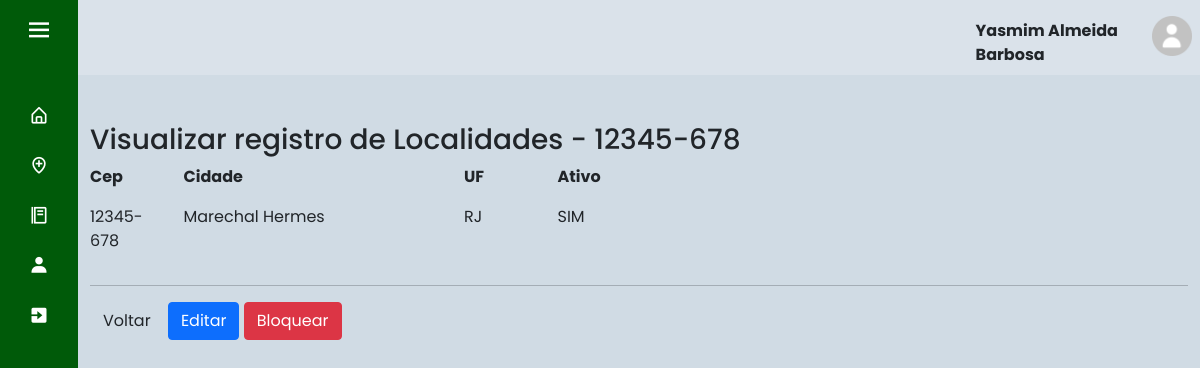
The app's page /index.php?page=view_local&cep=12345-678 (signed in) with its own data.
### tables this page shows
CREATE TABLE IF NOT EXISTS `usuario` (
  `id_cli` int(11) NOT NULL AUTO_INCREMENT,
  `nome` varchar(45) NOT NULL,
  `email` varchar(45) NOT NULL,
  `senha` varchar(100) NOT NULL,
  `nivel` int(1) DEFAULT NULL,
  `ativo` tinyint(1) DEFAULT NULL,
  PRIMARY KEY (`id_cli`),
  KEY `nivel` (`nivel`)
);

CREATE TABLE IF NOT EXISTS `localidade` (
  `cep` varchar(10) NOT NULL,
  `cidade` varchar(50) NOT NULL,
  `uf` char(2) NOT NULL,
  `ativo` tinyint(1) DEFAULT NULL,
  PRIMARY KEY (`cep`)
);

### sis/localidade/view_local.php (the view, shortened to what this page needs)
<?php
	$cep = $_GET['cep'];
	$sql = mysqli_query($con, "select * from localidade where cep = '".$cep."';");
	$row = mysqli_fetch_array($sql);
?>
<div id="main" class="container-fluid">
	<br>
		<h3 class="page-header">Visualizar registro de Localidades - <?php echo $cep;?></h3>
	<div class="row">
		<div class="col-md-1">
			<p><strong>Cep</strong></p>
			<p><?php echo $row['cep'];?></p>
		</div>
		<div class="col-md-3">
			<p><strong>Cidade</strong></p>
			<p><?php echo $row['cidade']; ?></p>
		</div>
		<div class="col-md-1">
			<p><strong>UF</strong></p>
			<p><?php echo $row['uf']; ?></p>
		</div>
        <div class="col-md-2">
			<p><strong>Ativo</strong></p>
			<p><?php
				if($row["ativo"]==1){
					echo "SIM";
				}else if($row["ativo"]==0){
					echo "NÃO";
				}
				?>
			</p>
		</div>
	</div>
	<hr/>
	<div id="actions" class="row">
		<div class="col-md-12">
			<a href="?page=lista_local" class="btn btn-default">Voltar</a>
			<?php echo "<a href=?page=fedit_local&cep=".$row['cep']." class='btn btn-primary'>Editar</a>";?>
			<?php
				if($row["ativo"]==1){
					echo "<a href=?page=block_local&cep=".$row['cep']." class='btn btn-danger'>Bloquear</a>";
				}else if($row["ativo"]==0){
					echo "<a href=?page=ativa_local&cep=".$row['cep']." class='btn btn-success'>&nbsp;&nbsp;&nbsp;Ativar&nbsp;&nbsp;</a>";
				}
				?>
		</div>
	</div>
</div>

### index.php (shortened to what this page needs)
<!doctype html>
<html lang="pt-br">
  <head>
    <link rel="stylesheet" href="css/style.css">
    <link href='https://unpkg.com/boxicons@2.0.7/css/boxicons.min.css' rel='stylesheet'>
    <link href="https://cdn.jsdelivr.net/npm/bootstrap@5.0.2/dist/css/bootstrap.min.css" rel="stylesheet">
  </head>
  <body>
    <?php
      include "base/config.php";
      switch($_SESSION['UsuarioNivel']){
        case 3: include "base/sidebar3.php"; break; exit;
      }
    ?>
  <section class="home-section">
      <nav class="navbar navbar-expand-sm" style="background-color: rgba(255, 255, 255, 0.2);">
      <?php
          if(isset($_SESSION["UsuarioID"])) {
              $usuario_id = $_SESSION["UsuarioID"];
          } else{
              header("location: base/index2.php");
              exit;
          }
          $sql = "select * from usuario where id_cli = '$usuario_id'";
          $result = mysqli_query($con, $sql);
          if($result){
            $row = mysqli_fetch_assoc($result);
            $nome = $row['nome'];
      ?>
        <ul class="navbar-nav" style="margin-left: 80%;">
          <li class="nav-item" style="font-weight: bold; margin-top: 5%">
            <?php echo'' .$nome. '';?>
          </li>
          <li class="nav-item">
            <a class="nav-link" href="base/dados.php"><img src="img/home-perfil.png" width="40" height="40"></a>
          </li>
        </ul>
      </nav>
      <br>
      <?php
        } else{
              echo "Erro na consulta:" .mysqli_error($con);
            }
      ?>
    <?php
      include "base/ch_pages.php";
    ?>
    </section>
  </body>
</html>

### css/style.css (style rules this page uses)
* { margin: 0; padding: 0; box-sizing: border-box; font-family: 'Poppins', sans-serif; }
.home-section { position: relative; background: #184e7733; height: 100vh; left: 260px; width: calc(100% - 260px); transition: all 0.5s ease; }
.sidebar.close ~ .home-section { left: 78px; width: calc(100% - 78px); }

### records on screen
usuario: nome "Yasmim Almeida Barbosa"
localidade: cep "12345-678", cidade "Marechal Hermes", uf "RJ"

### other values on screen
$cep "12345-678"
